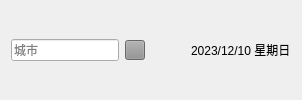
     <widget class="QWidget" name="widgetTop" native="true">
      <layout class="QHBoxLayout" name="horizontalLayout_2">
       <item>
        <layout class="QHBoxLayout" name="horizontalLayout">
         <item>
          <widget class="QLineEdit" name="searchEdit">
           <property name="placeholderText">
            <string>城市</string>
           </property>
          </widget>
         </item>
         <item>
          <widget class="QPushButton" name="pushButton">
           <property name="minimumSize">
            <size>
             <width>20</width>
             <height>20</height>
            </size>
           </property>
           <property name="maximumSize">
            <size>
             <width>20</width>
             <height>20</height>
            </size>
           </property>
           <property name="styleSheet">
            <string notr="true">background-color: rgb(172, 172, 172);
background-color: rgb(144, 144, 144);</string>
           </property>
           <property name="text">
            <string/>
           </property>
           <property name="icon">
            <iconset resource="sourceimg.qrc">
             <normaloff>:/new/prefix1/search.png</normaloff>:/new/prefix1/search.png</iconset>
           </property>
          </widget>
         </item>
        </layout>
       </item>
       <item>
        <spacer name="horizontalSpacer_3">
         <property name="orientation">
          <enum>Qt::Horizontal</enum>
         </property>
         <property name="sizeHint" stdset="0">
          <size>
           <width>40</width>
           <height>20</height>
          </size>
         </property>
        </spacer>
       </item>
       <item>
        <widget class="QLabel" name="labelDate">
         <property name="text">
          <string>2023/12/10 星期日</string>
         </property>
        </widget>
       </item>
      </layout>
     </widget>
